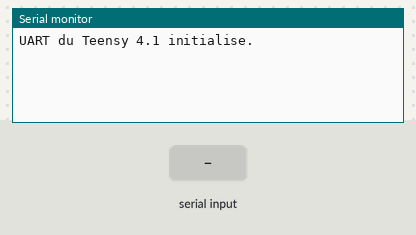
The program below on a simulated Teensy 4. On the bench: the last lines printed to the serial monitor. The test bench sets the inputs (shaded band).

Above: at 1.2 s.
1.3 s: "START_MATRIX\n" received over the second serial link
At 2.5 s:
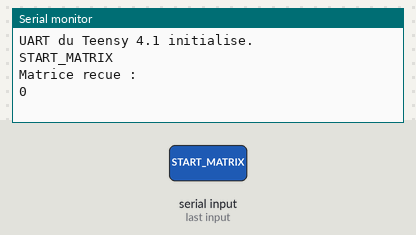
2.8 s: "0\n" received over the second serial link
At 3.7 s:
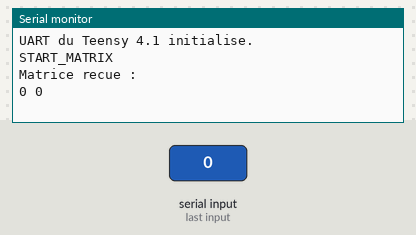
4.3 s: "1 90 45\n" received over the second serial link
At 4.9 s:
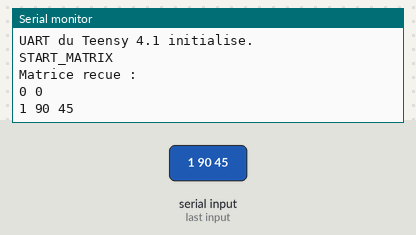

Measured:
- after the input at 1.3 s, the serial monitor: prints a new line at once (image 1)
- after the input at 2.8 s, the serial monitor: prints a new line at once (image 2)
- after the input at 4.3 s, the serial monitor: prints a new line at once (image 3)

The program:

main.cpp
```cpp
#include <Arduino.h>

constexpr unsigned long BAUD_RATE = 115200;
int flag = 0;
int i = 0, j = 0;
int matrice[5][9999] = {0};  // Déclaration de la matrice globale
void menu();
void ecrire_matrice();
String message;
void setup()
{
    Serial.begin(BAUD_RATE);   // Moniteur USB pour le débogage
    Serial1.begin(BAUD_RATE);  // UART matériel : RX1 broche 0, TX1 broche 1
    Serial.println("UART du Teensy 4.1 initialise.");

}

void loop()
{
    menu();
    // if (Serial1.available() > 0) {
    //     String message = Serial1.readStringUntil('\n');
    //     int message2;
    //     message.trim();  // Retire notamment le '\r' éventuel
    // for (int i = 0; i < 5; i++) {
    //     int pos = message.indexOf(' ');
    //     if (pos == -1) {
    //         matrice[0][i] = message.toInt();
    //         break;
    //     }

    //   matrice[0][i] = message.substring(0, pos).toInt();
    //   message = message.substring(pos + 1);
    //   message.trim();
    // }

    // Serial.println("Matrice recue :");
    // for (int i = 0; i < 5; i++) {
    //   Serial.print(matrice[0][i]);
    //   Serial.print(" ");
    //   flag=1;
    // }
    // Serial.println();

    //     message2 = message.toInt();  // Stocke le message dans la variable globale
    //     Serial.print("Message reçu : ");
    //     Serial.println(message);
    //     Serial.print("Message converti en entier : ");
    //     Serial.println(message2+1);  // Affiche le message converti en entier

    // if(Serial.available() > 0 && flag != 0)
    // {
    //  Serial1.write("MATRIX_DONE\n");
    //  flag = 0;
    // }
}

void menu()
{
   if (Serial1.available() > 0)
    {
        String message = Serial1.readStringUntil('\n');
        // int message2;
        Serial.println(message);        // message.trim(); // Retire notamment le '\r' éventuel
        if (message == "START_MATRIX")
        {
        ecrire_matrice();
        }
    }

}

void ecrire_matrice()
{
    //Serial.println("Veuillez entrer les valeurs de la matrice (5 valeurs séparées par des espaces) :");
    for (int chill=0;message =='END_MATRIX';chill++)
    {
        String message = Serial1.readStringUntil('\n');
        message.trim();
        for (int i = 0; message == 'END_MATRIX'; i++)
        {
            int pos = message.indexOf(' ');
            if (pos == -1)
            {
                matrice[j][i] = message.toInt();
                break;
            }
            j++;

            matrice[j][i] = message.substring(0, pos).toInt();
            message = message.substring(pos + 1);
            message.trim();
        }
    }
    Serial.println("Matrice recue :");
    for (int ini=0; i ==0; i--)
    {
      Serial.print(matrice[j][i]);
      Serial.print(" ");
      flag=1;
    }
    // Serial1.write("MATRIX_DONE\n");
}
```

Teensy.cpp
```cpp
/*#include <Arduino.h>

/*constexpr unsigned long BAUD_RATE = 115200;*/

/*void setup() {
  Serial.begin(BAUD_RATE);
  Serial1.begin(BAUD_RATE);
}*/

/*void loop() {
  while (Serial.available() > 0) {
    Serial1.write(Serial.read());
  }

  while (Serial1.available() > 0) {
    Serial.write(Serial1.read());
  }
}*/
```
